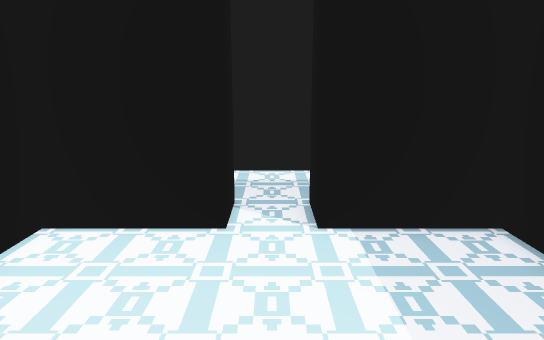
View 1 (above)

22 first-person views from a walk through a Godot game level. The camera is 1.5 m above the floor, tilts 12° down and sees 70° across. The floor is counted in squares, 0.5 m on a side. Each view is taken from the middle of a square. On the plan, view 1 faces up. The plan holds only what a view shows up to about 20 squares ahead; the rest is blank.

View 2
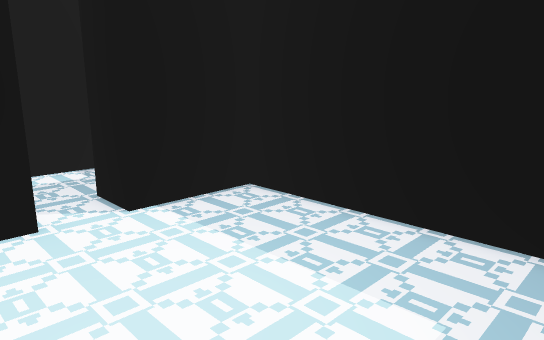

View 3
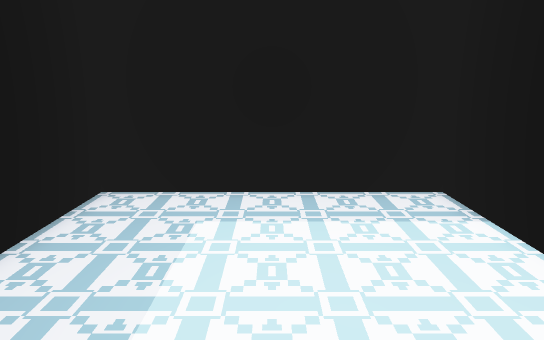

View 4
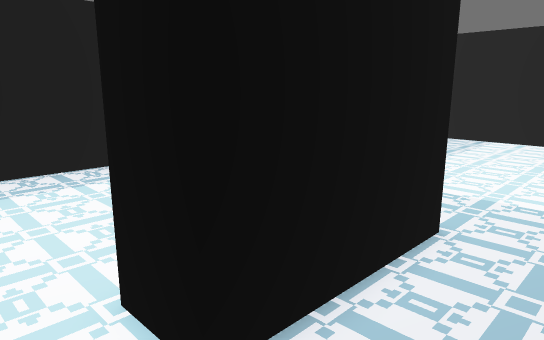

View 5
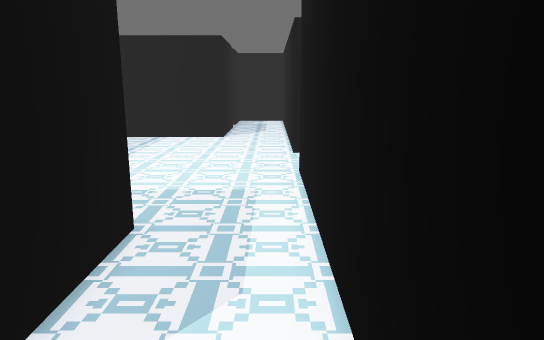

View 6
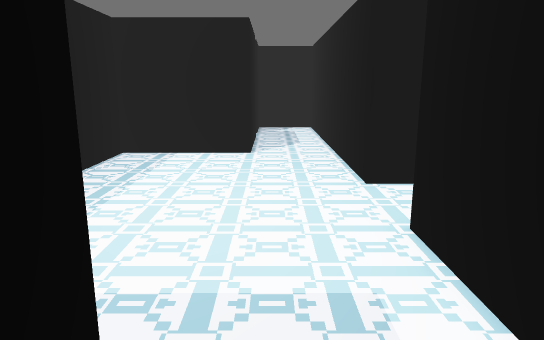

View 7
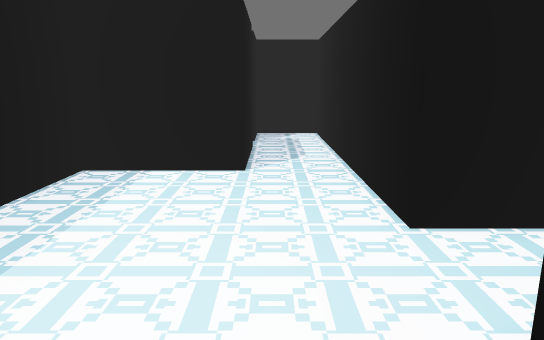

View 8
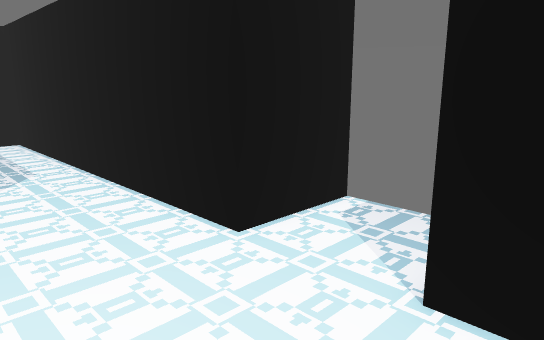

View 9
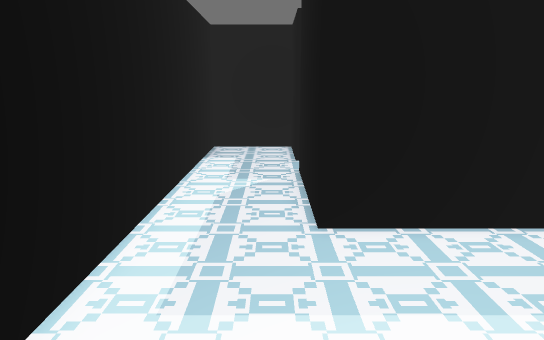

View 10
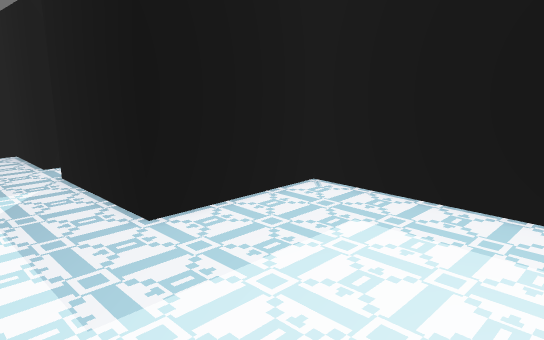

View 11
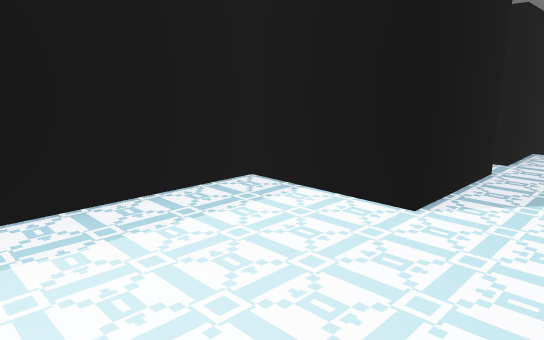

View 12
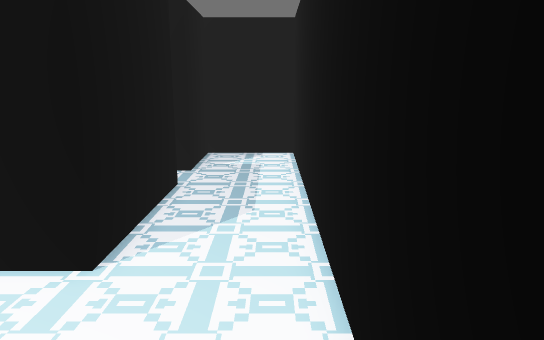

View 13
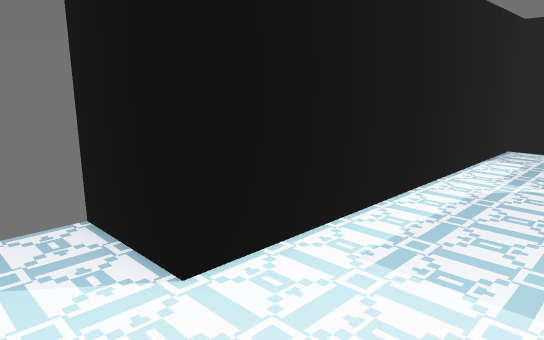

View 14
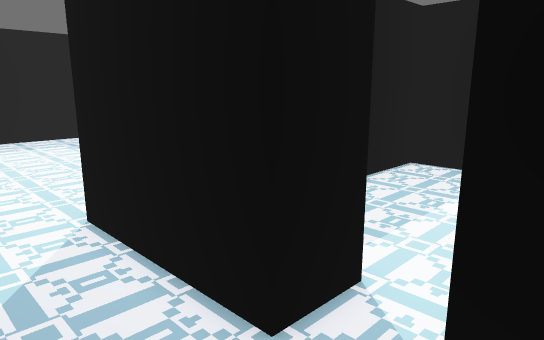

View 15
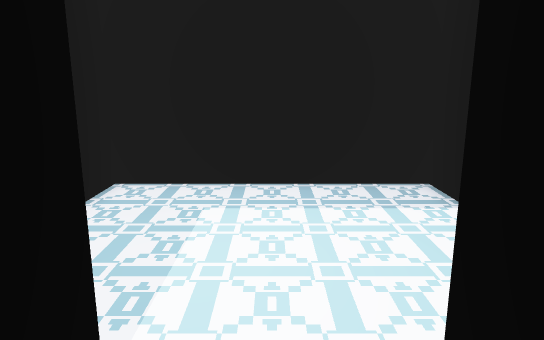

View 16
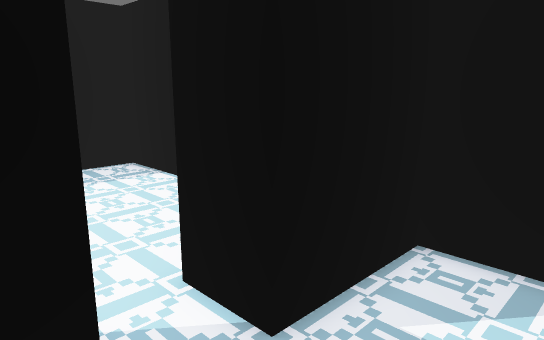

View 17
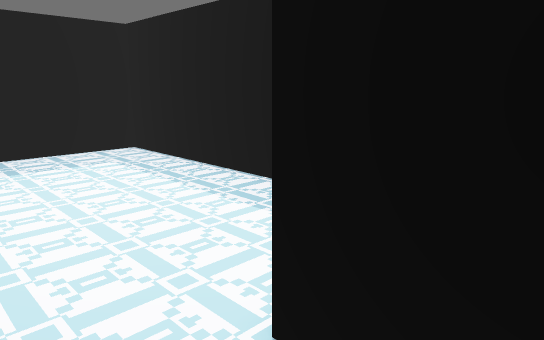

View 18
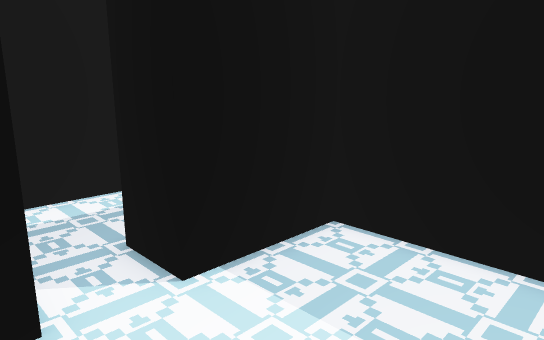

View 19
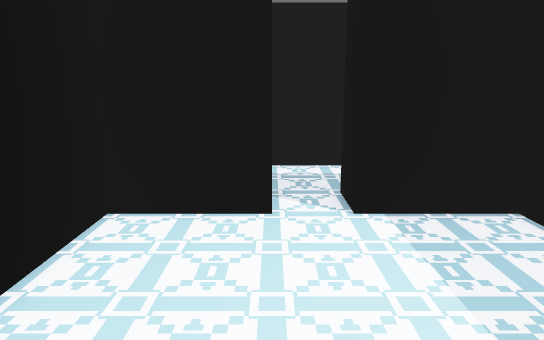

View 20
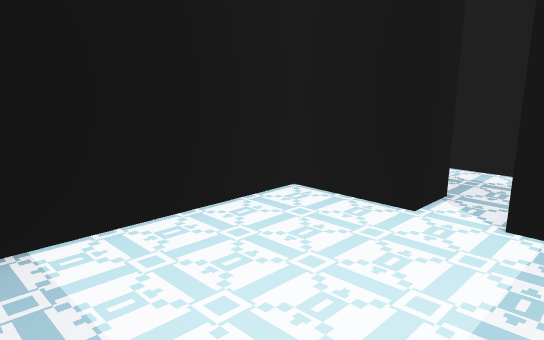

View 21
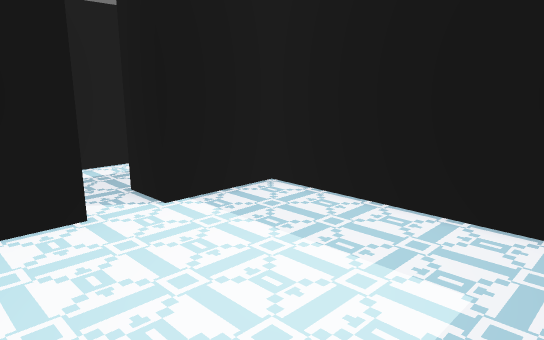

View 22
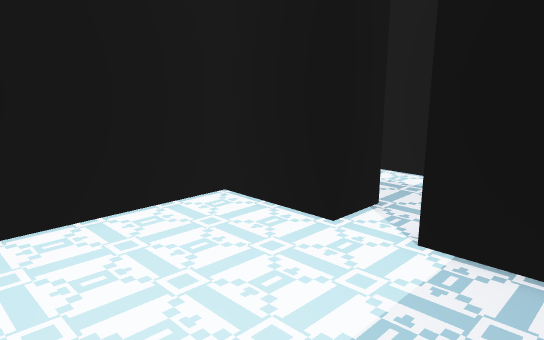

### Floor plan
Points are (right, up) in squares from view 1. A wall is a line through its corners. A room is listed if a view was taken in it or the views show most of it. See-through windows are left out.
Room 1 (views 1, 2, 22)
walls: (-1, 8) (-5, 8) (-5, -2) (5, -2) (5, 8) (1, 8)
ways out: opening at (0, 8) to room 2
Room 2 (views 3, 4, 5, 6, 7, 8, 9, 10, 11, 12, 13, 14, 15, 16, 17)
walls: (-17, 18.1) (-17, 14) (-35, 14) (-35, 10) (-31, 10) (-31, 8); (-29, 8) (-29, 10) (-23, 10) (-23, 4) (-7, 4) (-7, 10) (-1, 10) (-1, 8); (1, 8) (1, 10) (5, 10) (5, 14) (-13, 14) (-13, 18)
ways out: opening at (0, 8) to room 1; opening at (-30, 8) to room 3
Room 3 (views 18, 19, 20, 21)
walls: (-31, 8) (-35, 8) (-35, -2) (-25, -2) (-25, 8) (-29, 8)
ways out: opening at (-30, 8) to room 2

Positions as (right, up) in squares from view 1, and headings:
1: (0, 0), facing up
2: (-3, -1), facing up-right
3: (0, 9), facing down
4: (1, 13), facing down-left
5: (1, 13), facing left
6: (-5, 11), facing left
7: (-9, 11), facing left
8: (-11, 9), facing up-left
9: (-15, 11), facing right
10: (-15, 14), facing down-right
11: (-14, 14), facing down-left
12: (-17, 13), facing left
13: (-16, 9), facing up-right
14: (-32, 13), facing down-right
15: (-30, 10), facing down
16: (-28, 13), facing down-left
17: (-26, 13), facing down-right
18: (-32, 3), facing up-right
19: (-31, -1), facing up
20: (-27, -1), facing up-left
21: (-34, -1), facing up-right
22: (4, 1), facing up-left
